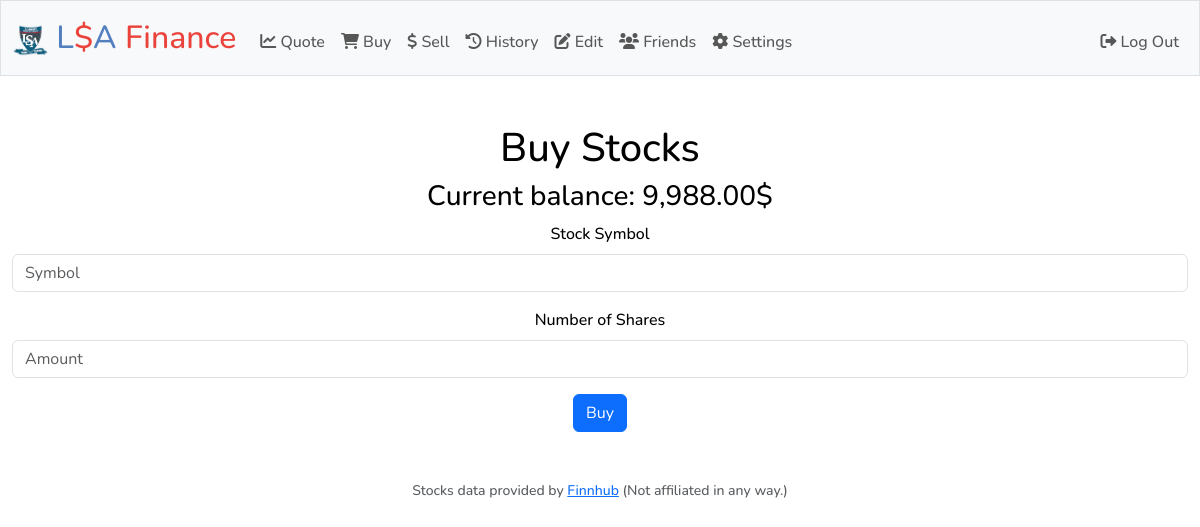
Before: /buy (signed in) with the older database file.
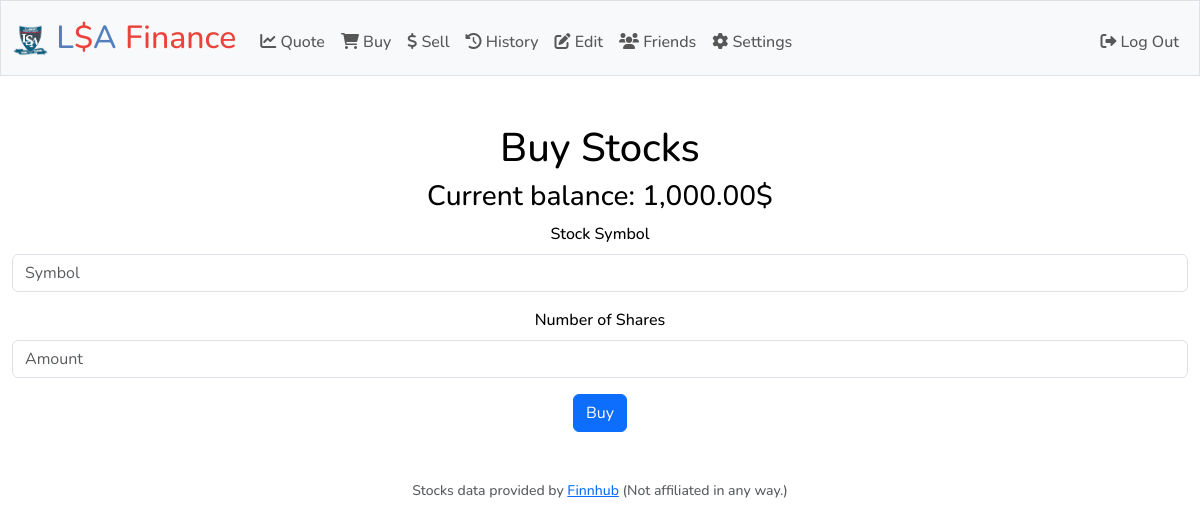
After: the same page with the newer database file.
### tables this page shows
CREATE TABLE accounts (
        id INTEGER PRIMARY KEY AUTOINCREMENT,
        user_id INTEGER,
        balance NUMERIC DEFAULT 1000.00,
        FOREIGN KEY (user_id) REFERENCES users(id)
    );

### app.py (the view, shortened to what this page needs)
@app.route("/buy", methods=["GET", "POST"])
@login_required
@using_database
def buy(connected):
    if request.method == "GET":
        db = connected.cursor()
        db_request = db.execute("SELECT balance FROM accounts WHERE user_id = ?", [session["user_id"]]).fetchone()
        user_balance = int(db_request[0])
        return render_template("buy.html", userBalance=user_balance)

### helpers.py (called while the page is built)
def login_required(f):
    @wraps(f)
    def decorated_function(*args, **kwargs):
        if "user_id" not in session or session["user_id"] is None:
            return redirect("/login")
        return f(*args, **kwargs)
    return decorated_function

def using_database(function):
    @wraps(function)
    def decorated_function(*args, **kwargs):
        def get_db():
            if 'db' not in g:
                g.db = sqlite3.connect('database.db')
            return g.db
        def close_db(e=None):
            db = g.pop('db', None)
            if db is not None:
                db.close()
        db = get_db()
        try:
            return function(db, *args, **kwargs)
        finally:
            close_db()
    return decorated_function

def usd(value):
    return f"{value:,.2f}$"

### templates/buy.html (shortened to what this page needs)
{% extends "layout.html" %}
{% block main %}
    <h1>Buy Stocks</h1>
    <h3>Current balance: {{ userBalance | usd }}</h3>
    <form action="/buy" method="post" id="buyForm">
        <div class="mb-3">
            <label for="symbol" class="form-label">Stock Symbol</label>
            <input type="text" class="form-control" id="symbol" name="symbol" placeholder="Symbol" required>
        </div>
        <div class="mb-3">
            <label for="amount" class="form-label">Number of Shares</label>
            <input type="number" class="form-control" id="amount" name="amount" placeholder="Amount" min="1" required>
        </div>
        <button class="btn btn-primary" id="buyStockBtn">Buy</button>
    </form>
{% endblock %}

Changed rows visible on the page:
now on this page (row edited): accounts: balance "1,000.00$"
Other visible differences:
{{ userBalance | usd }}: "9,988.00$" → (not shown)
